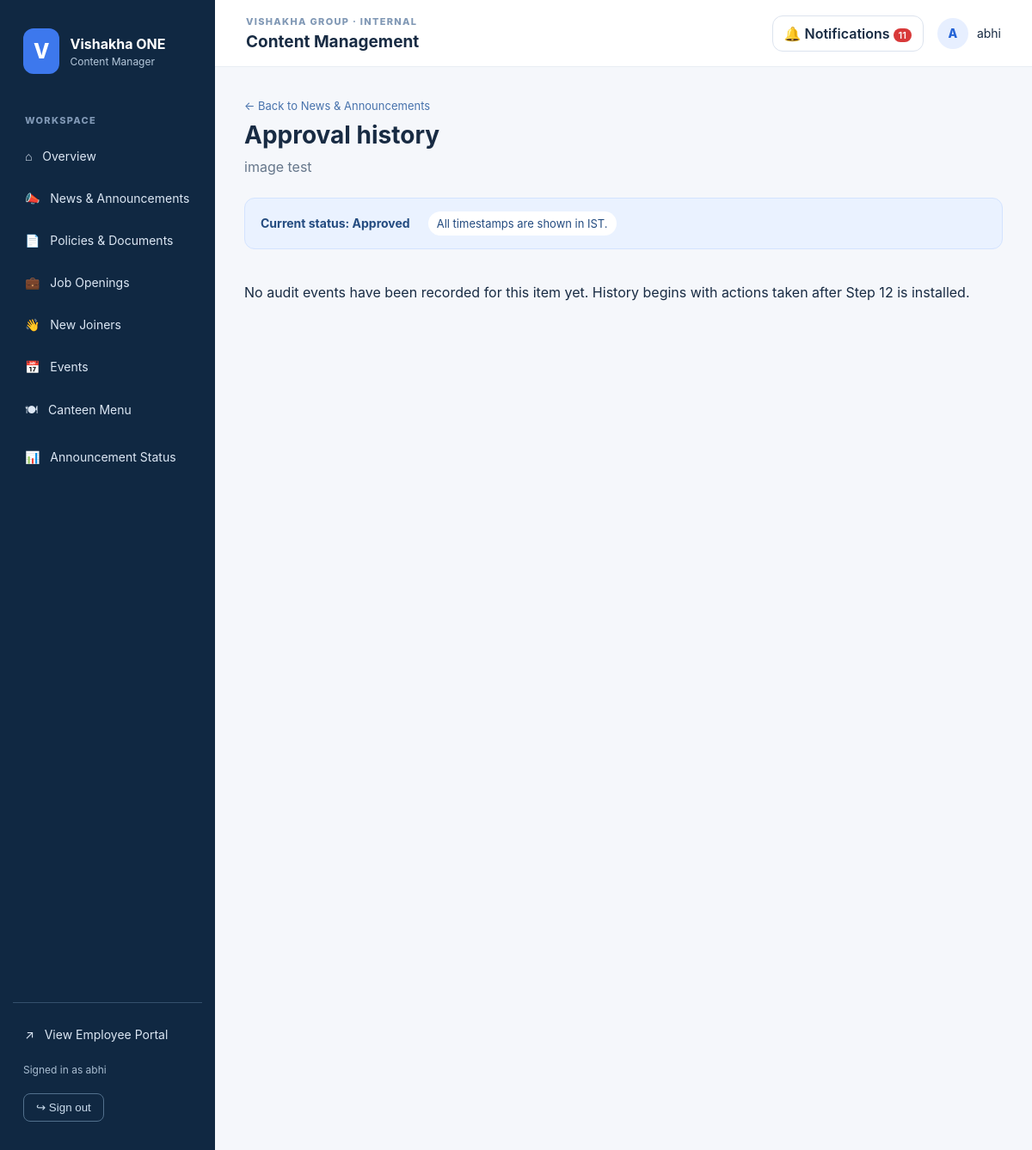
Page /content-manager/announcements/4/history/ (signed in) on the earlier database version.
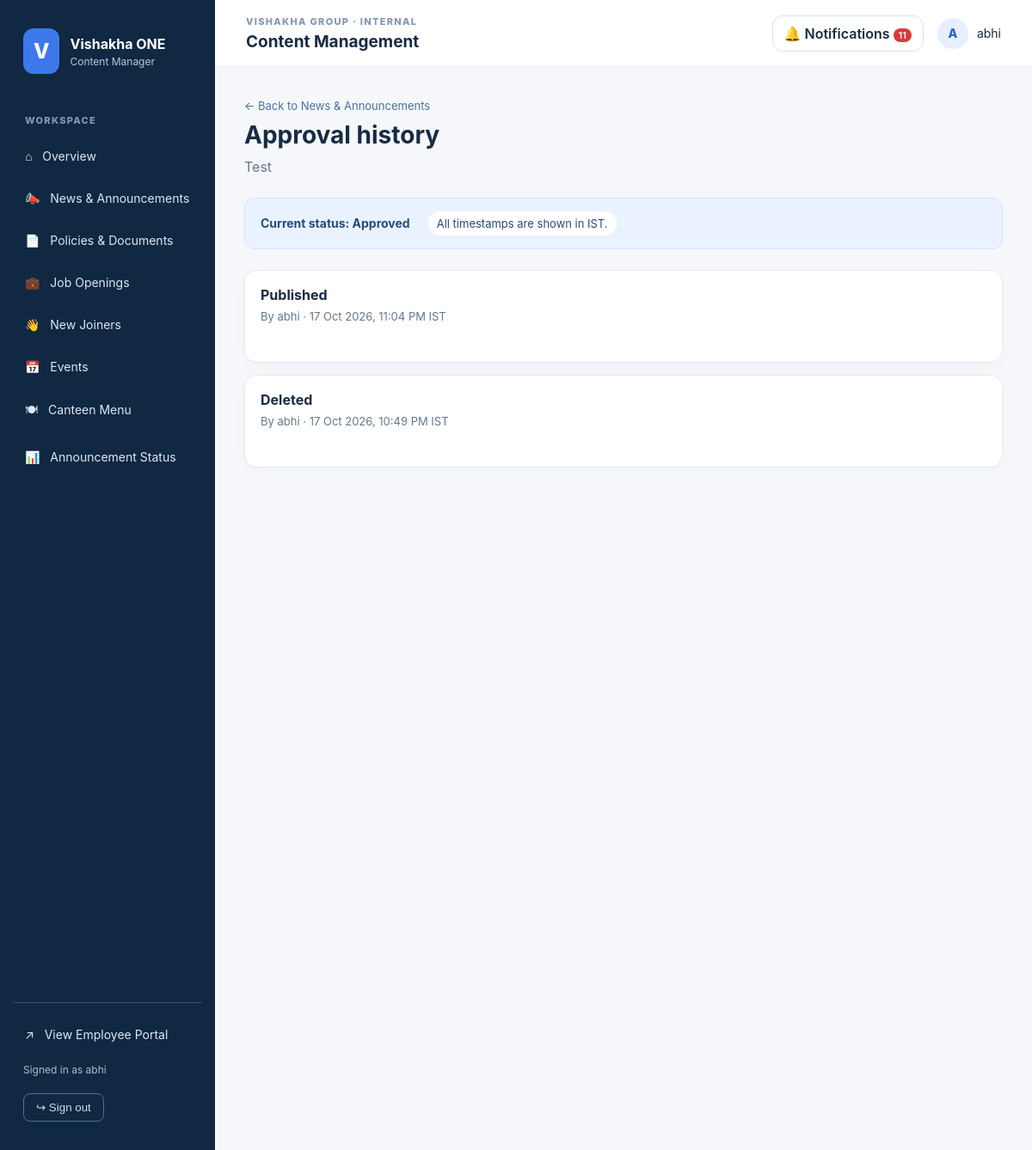
Same page on the later database version.
### contenthub/models.py (models this page shows, shortened)
class ContentBase(models.Model):
    title = models.CharField(max_length=220)
    summary = models.TextField(blank=True)
    APPROVAL_CHOICES = [
        ('draft', 'Draft'), ('pending', 'Pending approval'),
        ('approved', 'Approved'), ('rejected', 'Changes requested'),
    ]
    approval_status = models.CharField(max_length=12, choices=APPROVAL_CHOICES, default='approved', db_index=True)
    submitted_by = models.ForeignKey('auth.User', null=True, blank=True, on_delete=models.SET_NULL, related_name='+')
    reviewed_by = models.ForeignKey('auth.User', null=True, blank=True, on_delete=models.SET_NULL, related_name='+')
    submitted_at = models.DateTimeField(null=True, blank=True)
    reviewed_at = models.DateTimeField(null=True, blank=True)
    review_note = models.TextField(blank=True)
    is_published = models.BooleanField(default=False)
    published_at = models.DateTimeField(default=timezone.now)
    display_order = models.PositiveIntegerField(default=0)
    created_at = models.DateTimeField(auto_now_add=True)
    updated_at = models.DateTimeField(auto_now=True)
    objects = PublishedQuerySet.as_manager()
    class Meta:
        abstract = True
        ordering = ('display_order', '-published_at')

class Announcement(ContentBase):
    class Meta(ContentBase.Meta):
        permissions = [('approve_announcement', 'Can approve Announcement content')]
    CATEGORY_CHOICES = [('news', 'Company News'), ('announcement', 'Announcement'), ('recognition', 'Recognition'), ('gallery', 'Life at Vishakha Gallery')]
    category = models.CharField(max_length=20, choices=CATEGORY_CHOICES, default='news')
    image = models.ImageField(upload_to='content/announcements/', blank=True)
    body = models.TextField(blank=True)
    event_at = models.DateTimeField(null=True, blank=True, help_text='Optional event date and time (local timezone).')
    event_location = models.CharField(max_length=180, blank=True, help_text='Optional venue or location.')
    PRIORITY_CHOICES = [('normal', 'Normal'), ('important', 'Important'), ('urgent', 'Urgent')]
    priority = models.CharField(max_length=12, choices=PRIORITY_CHOICES, default='normal', db_index=True)
    expires_at = models.DateTimeField(null=True, blank=True, help_text='Optional. Announcement disappears automatically after this time.')

class ContentAuditEvent(models.Model):
    section = models.CharField(max_length=30, db_index=True)
    object_id = models.PositiveIntegerField(db_index=True)
    actor = models.ForeignKey('auth.User', null=True, blank=True, on_delete=models.SET_NULL, related_name='+')
    actor_label = models.CharField(max_length=150, blank=True)
    action = models.CharField(max_length=24)
    note = models.TextField(blank=True)
    created_at = models.DateTimeField(auto_now_add=True)
    class Meta:
        ordering = ('-created_at', '-pk')
        indexes = [models.Index(fields=['section', 'object_id', '-created_at'], name='content_audit_lookup')]

### contenthub/manager_views.py (the view)
# urls.py: path('<slug:slug>/<int:pk>/history/', views.approval_history, name='approval_history'),
@never_cache
@login_required
def approval_history(request, slug, pk):
    config = section_or_404(slug)
    model = config['model']
    if not any(allowed(request.user, model, action) for action in ('view', 'add', 'change')) and not can_approve(request.user, model):
        raise PermissionDenied('You cannot view this content.')
    record = get_scoped_object(request.user, model, pk)
    data = manager_context(request)
    data.update(config=config, slug=slug, record=record,
        audit_events=ContentAuditEvent.objects.filter(section=slug, object_id=pk).select_related('actor')[:200])
    return render(request, 'content_manager/approval_history.html', data)

### contenthub/manager_views.py (called while the page is built)
def scoped_queryset(user, model):
    qs = model.objects.all()
    if model is Resource and is_policy_editor(user):
        qs = qs.filter(kind='policy')
    return qs

def get_scoped_object(user, model, pk):
    return get_object_or_404(scoped_queryset(user, model), pk=pk)

def section_or_404(slug):
    config = SECTIONS.get(slug)
    if config is None:
        raise Http404('Unknown content section')
    return config

def allowed(user, model, action='view'):
    return user.is_active and (user.is_superuser or user.has_perm(f'{model._meta.app_label}.{action}_{model._meta.model_name}'))

def manager_context(request):
    return {
        'notifications': ContentNotification.objects.filter(recipient=request.user)[:8],
        'unread_count': ContentNotification.objects.filter(recipient=request.user, is_read=False).count(),
        'sections': [{**config, 'slug': slug, 'can_view': any(allowed(request.user, config['model'], a) for a in ('view', 'add', 'change'))} for slug, config in SECTIONS.items()],
        'employee_portal_url': reverse('portal:home'),
    }

### templates/content_manager/approval_history.html (shortened to what this page needs)
{% extends 'content_manager/base.html' %}
{% block content %}
<div class="cm-intro"><div><a class="cm-back" href="{% url 'content_manager:list' slug %}">← Back to {{ config.title }}</a><h1>Approval history</h1><p>{{ record.title }}</p></div></div>
<div class="cm-guide"><strong>Current status: {{ record.get_approval_status_display }}</strong><span>All timestamps are shown in IST.</span></div>
<section class="cm-history" style="display:grid;gap:14px;margin-top:24px">
{% for event in audit_events %}
<article class="cm-card" style="padding:18px;border:1px solid #e2e8f0;border-radius:14px">
<strong>{{ event.action|cut:'_'|title }}</strong>
<p style="margin:6px 0">By {{ event.actor_label|default:'Former user' }} · {{ event.created_at|date:'d M Y, h:i A' }} IST</p>
</article>
{% empty %}
<p>No audit events have been recorded for this item yet. History begins with actions taken after Step 12 is installed.</p>
{% endfor %}
</section>
{% endblock %}

### templates/content_manager/base.html (shortened to what this page needs)
{% load static %}<!doctype html>
<html lang="en"><head><meta charset="utf-8"><meta name="viewport" content="width=device-width, initial-scale=1"><title>Content Manager | Vishakha One</title><link rel="stylesheet" href="{% static 'css/content_manager.css' %}"><link rel="stylesheet" href="{% static 'css/step11_content_manager.css' %}"><link rel="stylesheet" href="{% static 'css/step11_1_notifications.css' %}"><link rel="stylesheet" href="{% static 'css/step11_2_notifications.css' %}"></head>
<body><div class="cm-shell"><aside class="cm-side"><a class="cm-brand" href="{% url 'content_manager:dashboard' %}"><span class="cm-logo">V</span><span><strong>Vishakha ONE</strong><small>Content Manager</small></span></a><div class="cm-caption">WORKSPACE</div><a class="cm-nav" href="{% url 'content_manager:dashboard' %}">⌂ &nbsp; Overview</a>{% for item in sections %}{% if item.can_view %}<a class="cm-nav" href="{% url 'content_manager:list' item.slug %}">{{ item.icon }} {{ item.title }}</a>{% endif %}{% endfor %}<a class="cm-nav" href="{% url 'content_manager:canteen_menu' %}">🍽 &nbsp; Canteen Menu</a><a class="cm-nav" href="{% url 'content_manager:announcement_overview' %}">📊 &nbsp; Announcement Status</a><div class="cm-side-bottom"><a class="cm-nav" href="{{ employee_portal_url }}">↗ &nbsp; View Employee Portal</a><span>Signed in as {{ request.user.get_full_name|default:request.user.username }}</span><form method="post" action="{% url 'content_manager:logout' %}" class="cm-logout-form" data-logout-form><button class="cm-logout" type="submit">↪ Sign out</button></form></div></aside><div class="cm-work"><header class="cm-header"><div><span class="cm-eyebrow">VISHAKHA GROUP · INTERNAL</span><strong>Content Management</strong></div><details class="cm-notifications"><summary aria-label="Notifications">🔔 Notifications {% if unread_count %}<span class="cm-notification-count">{{ unread_count }}</span>{% endif %}</summary></details><div class="cm-user"><span class="cm-user-dot">{{ request.user.username|first|upper }}</span><span>{{ request.user.get_full_name|default:request.user.username }}</span></div></header><main class="cm-main">{% block content %}{% endblock %}</main></div></div></body></html>

Differences in the rows shown:
changed Announcement "Approved": title "image test" → "Test"
added ContentAuditEvent: action "Published", actor_label "abhi", created_at "17 Oct 2026, 11:04 PM"
added ContentAuditEvent: action "Deleted", actor_label "abhi", created_at "17 Oct 2026, 10:49 PM"
Other differences:
text no longer shown: "No audit events have been recorded for this item yet. History begins with actions taken after Step 12 is installed."
